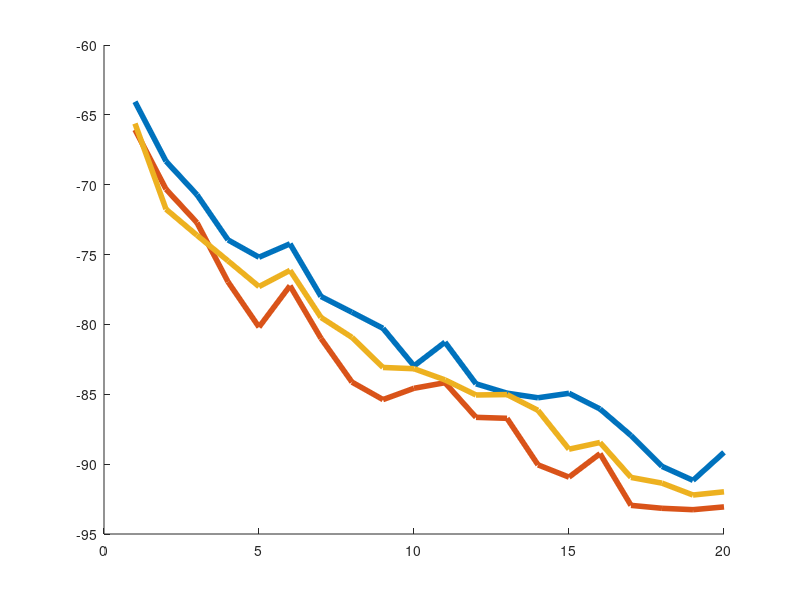

Write MATLAB code to recreate this figure. (Note: this script raises an error after producing the figure.)
clc;clear all; close all;
figure(1);
hold on;

%aggregate rssi from 3 to 60m.
aggr_mean_rssi=[-64.06 -68.32 -70.72 -73.95 -75.19 -74.23 -78.00 -79.13 -80.28 -82.97 -81.27 -84.25 -84.92 -85.25 -84.93 -86.05 -87.95 -90.16 -91.16 -89.16;
                -66.06 -70.32 -72.72 -76.95 -80.19 -77.23 -81.00 -84.13 -85.38 -84.57 -84.17 -86.65 -86.72 -90.05 -90.93 -89.25 -92.95 -93.16 -93.26 -93.06;
                -65.62 -71.75 -73.62 -75.45 -77.29 -76.13 -79.50 -80.93 -83.08 -83.17 -83.97 -85.05 -85.02 -86.15 -88.93 -88.45 -90.95 -91.36 -92.21 -91.98]
%plot(x,mean_aggr,'b*','markersize', 10);
x = 1:1:20;
colormap('gray');
%aggr_mean_rssi = aggr_mean_rssi';
%aggr_std_rssi = aggr_std_rssi';
%h(2)=plot(x,aggr_mean_rssi,'bo','markersize', 5);
hLine = plot(x,aggr_mean_rssi,'LineWidth',4,'MarkerSize',8);
hLine(1).Marker = 'o';
hLine(1).Color = [0,0,0];
hLine(2).Marker = 'd';
hLine(2).Color = [0,0,0] + 0.5;
hLine(2).LineStyle = ':';
hLine(3).Marker = 'x';
hLine(3).Color = [0,0,0] + 0.75;
hLine(3).LineStyle = '--';


%{
for i=1:3
    h_error=errorbar(x,aggr_mean_rssi(i,:),aggr_std_rssi(i,:),'bo','markersize', 5); %set(h,'linestyle','none');
end
%}

xlabel('Distance (m)');
ylabel('RSSI (dBm)');
ax = gca;
ax.XTick = 0:2:20;
%xlim([0 25]);
legend(hLine(1:3),'2.494GHz','2.440GHz','2.400GHz','FontSize', 16);

set(gca, 'FontSize', 16, 'LineWidth', 2);
set(gca, 'box', 'on')
exportfig(gcf,'for_fun.eps','height',6,'Width',8,'fontmode','Scaled', 'color', 'rgb');